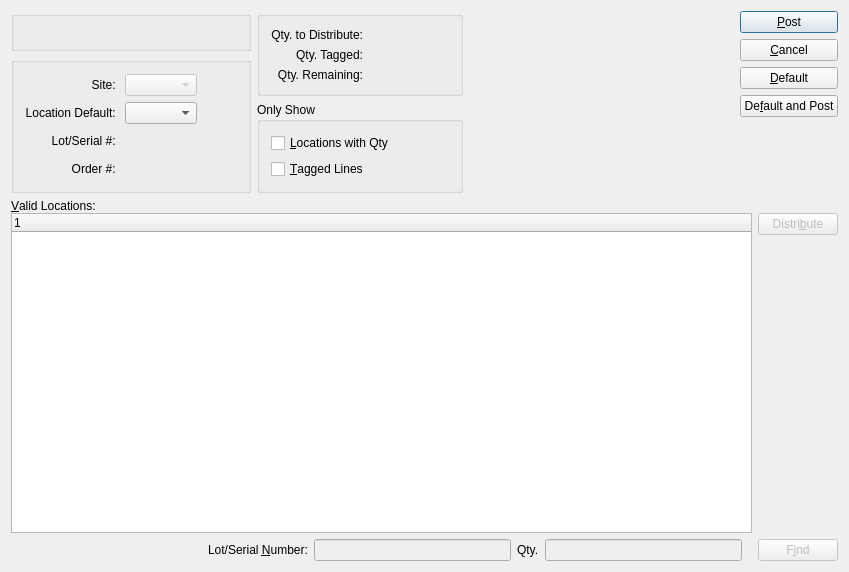
<?xml version="1.0" encoding="UTF-8"?>
<ui version="4.0">
 <comment>This file is part of the xTuple ERP: PostBooks Edition, a free and
open source Enterprise Resource Planning software suite,
Copyright (c) 1999-2011 by OpenMFG LLC, d/b/a xTuple.
It is licensed to you under the Common Public Attribution License
version 1.0, the full text of which (including xTuple-specific Exhibits)
is available at www.xtuple.com/CPAL.  By using this software, you agree
to be bound by its terms.</comment>
 <class>distributeInventory</class>
 <widget class="QDialog" name="distributeInventory">
  <property name="geometry">
   <rect>
    <x>0</x>
    <y>0</y>
    <width>849</width>
    <height>572</height>
   </rect>
  </property>
  <property name="windowTitle">
   <string>Distribute Stock To/From Site Locations</string>
  </property>
  <layout class="QGridLayout" name="gridLayout_10">
   <item row="0" column="0">
    <layout class="QHBoxLayout" name="horizontalLayout_3">
     <item>
      <layout class="QGridLayout" name="gridLayout_7">
       <item row="0" column="0">
        <widget class="QGroupBox" name="_itemGroup">
         <property name="title">
          <string/>
         </property>
         <layout class="QGridLayout" name="gridLayout">
          <item row="0" column="0">
           <widget class="ItemCluster" name="_item"/>
          </item>
         </layout>
        </widget>
       </item>
       <item row="0" column="1" rowspan="2">
        <widget class="QGroupBox" name="_qtyGroup">
         <property name="title">
          <string/>
         </property>
         <layout class="QGridLayout" name="gridLayout_4">
          <item row="0" column="0">
           <widget class="QLabel" name="_toDistributeLit">
            <property name="text">
             <string>Qty. to Distribute:</string>
            </property>
            <property name="alignment">
             <set>Qt::AlignRight|Qt::AlignTrailing|Qt::AlignVCenter</set>
            </property>
           </widget>
          </item>
          <item row="0" column="1">
           <widget class="XLabel" name="_qtyToDistribute">
            <property name="minimumSize">
             <size>
              <width>80</width>
              <height>0</height>
             </size>
            </property>
            <property name="text">
             <string/>
            </property>
            <property name="alignment">
             <set>Qt::AlignRight|Qt::AlignTrailing|Qt::AlignVCenter</set>
            </property>
           </widget>
          </item>
          <item row="1" column="0">
           <widget class="QLabel" name="_taggedLit">
            <property name="text">
             <string>Qty. Tagged:</string>
            </property>
            <property name="alignment">
             <set>Qt::AlignRight|Qt::AlignTrailing|Qt::AlignVCenter</set>
            </property>
           </widget>
          </item>
          <item row="1" column="1">
           <widget class="XLabel" name="_qtyTagged">
            <property name="minimumSize">
             <size>
              <width>80</width>
              <height>0</height>
             </size>
            </property>
            <property name="text">
             <string/>
            </property>
            <property name="alignment">
             <set>Qt::AlignRight|Qt::AlignTrailing|Qt::AlignVCenter</set>
            </property>
           </widget>
          </item>
          <item row="2" column="0">
           <widget class="QLabel" name="_remainingLit">
            <property name="text">
             <string>Qty. Remaining:</string>
            </property>
            <property name="alignment">
             <set>Qt::AlignRight|Qt::AlignTrailing|Qt::AlignVCenter</set>
            </property>
           </widget>
          </item>
          <item row="2" column="1">
           <widget class="XLabel" name="_qtyRemaining">
            <property name="minimumSize">
             <size>
              <width>80</width>
              <height>0</height>
             </size>
            </property>
            <property name="text">
             <string/>
            </property>
            <property name="alignment">
             <set>Qt::AlignRight|Qt::AlignTrailing|Qt::AlignVCenter</set>
            </property>
           </widget>
          </item>
         </layout>
        </widget>
       </item>
       <item row="1" column="0" rowspan="2">
        <widget class="QGroupBox" name="_detailGroup">
         <property name="title">
          <string/>
         </property>
         <layout class="QGridLayout" name="gridLayout_2">
          <item row="0" column="0">
           <widget class="QLabel" name="_warehouseLit">
            <property name="text">
             <string>  Site: </string>
            </property>
            <property name="alignment">
             <set>Qt::AlignRight|Qt::AlignTrailing|Qt::AlignVCenter</set>
            </property>
            <property name="margin">
             <number>2</number>
            </property>
            <property name="buddy">
             <cstring>_warehouse</cstring>
            </property>
           </widget>
          </item>
          <item row="0" column="1">
           <layout class="QHBoxLayout" name="_warehouseLayout">
            <property name="spacing">
             <number>0</number>
            </property>
            <item>
             <widget class="WComboBox" name="_warehouse">
              <property name="enabled">
               <bool>false</bool>
              </property>
             </widget>
            </item>
            <item>
             <spacer name="_warehouseSpacer">
              <property name="orientation">
               <enum>Qt::Horizontal</enum>
              </property>
              <property name="sizeType">
               <enum>QSizePolicy::Expanding</enum>
              </property>
              <property name="sizeHint" stdset="0">
               <size>
                <width>20</width>
                <height>0</height>
               </size>
              </property>
             </spacer>
            </item>
           </layout>
          </item>
          <item row="1" column="0">
           <widget class="QLabel" name="_locationDefaultLit">
            <property name="text">
             <string>Location Default: </string>
            </property>
            <property name="alignment">
             <set>Qt::AlignRight|Qt::AlignTrailing|Qt::AlignVCenter</set>
            </property>
            <property name="margin">
             <number>2</number>
            </property>
            <property name="buddy">
             <cstring>_locations</cstring>
            </property>
           </widget>
          </item>
          <item row="1" column="1">
           <layout class="QHBoxLayout" name="_locationsLayout">
            <item>
             <widget class="XComboBox" name="_locations">
              <property name="enabled">
               <bool>true</bool>
              </property>
              <property name="sizePolicy">
               <sizepolicy hsizetype="Expanding" vsizetype="Fixed">
                <horstretch>0</horstretch>
                <verstretch>0</verstretch>
               </sizepolicy>
              </property>
              <property name="minimumSize">
               <size>
                <width>0</width>
                <height>20</height>
               </size>
              </property>
              <property name="allowNull">
               <bool>false</bool>
              </property>
              <property name="defaultCode">
               <enum>XComboBox::First</enum>
              </property>
             </widget>
            </item>
            <item>
             <spacer name="_locationsSpcer">
              <property name="orientation">
               <enum>Qt::Horizontal</enum>
              </property>
              <property name="sizeHint" stdset="0">
               <size>
                <width>40</width>
                <height>0</height>
               </size>
              </property>
             </spacer>
            </item>
           </layout>
          </item>
          <item row="2" column="0">
           <widget class="QLabel" name="_lotSerialLit">
            <property name="text">
             <string>       Lot/Serial #: </string>
            </property>
            <property name="alignment">
             <set>Qt::AlignRight|Qt::AlignTrailing|Qt::AlignVCenter</set>
            </property>
            <property name="margin">
             <number>3</number>
            </property>
           </widget>
          </item>
          <item row="2" column="1">
           <widget class="QLabel" name="_lotSerial">
            <property name="sizePolicy">
             <sizepolicy hsizetype="Expanding" vsizetype="Preferred">
              <horstretch>0</horstretch>
              <verstretch>0</verstretch>
             </sizepolicy>
            </property>
            <property name="text">
             <string/>
            </property>
            <property name="margin">
             <number>2</number>
            </property>
           </widget>
          </item>
          <item row="3" column="0">
           <widget class="QLabel" name="_orderLit">
            <property name="text">
             <string>Order #: </string>
            </property>
            <property name="alignment">
             <set>Qt::AlignRight|Qt::AlignTrailing|Qt::AlignVCenter</set>
            </property>
            <property name="margin">
             <number>3</number>
            </property>
           </widget>
          </item>
          <item row="3" column="1">
           <widget class="QLabel" name="_order">
            <property name="sizePolicy">
             <sizepolicy hsizetype="Expanding" vsizetype="Preferred">
              <horstretch>0</horstretch>
              <verstretch>0</verstretch>
             </sizepolicy>
            </property>
            <property name="text">
             <string/>
            </property>
            <property name="margin">
             <number>2</number>
            </property>
           </widget>
          </item>
         </layout>
        </widget>
       </item>
       <item row="2" column="1">
        <widget class="QGroupBox" name="_showGroup">
         <property name="title">
          <string>Only Show</string>
         </property>
         <layout class="QGridLayout" name="gridLayout_6">
          <item row="0" column="0">
           <layout class="QVBoxLayout" name="verticalLayout_2">
            <item>
             <widget class="XCheckBox" name="_qtyOnly">
              <property name="text">
               <string>&amp;Locations with Qty</string>
              </property>
             </widget>
            </item>
            <item>
             <widget class="XCheckBox" name="_taggedOnly">
              <property name="text">
               <string>&amp;Tagged Lines</string>
              </property>
             </widget>
            </item>
            <item>
             <spacer name="verticalSpacer_2">
              <property name="orientation">
               <enum>Qt::Vertical</enum>
              </property>
              <property name="sizeHint" stdset="0">
               <size>
                <width>20</width>
                <height>0</height>
               </size>
              </property>
             </spacer>
            </item>
           </layout>
          </item>
         </layout>
        </widget>
       </item>
      </layout>
     </item>
     <item>
      <spacer name="horizontalSpacer_2">
       <property name="orientation">
        <enum>Qt::Horizontal</enum>
       </property>
       <property name="sizeHint" stdset="0">
        <size>
         <width>0</width>
         <height>20</height>
        </size>
       </property>
      </spacer>
     </item>
     <item>
      <layout class="QHBoxLayout">
       <item>
        <layout class="QVBoxLayout">
         <property name="spacing">
          <number>0</number>
         </property>
         <item>
          <layout class="QVBoxLayout">
           <item>
            <widget class="QPushButton" name="_post">
             <property name="text">
              <string>&amp;Post</string>
             </property>
             <property name="default">
              <bool>true</bool>
             </property>
            </widget>
           </item>
           <item>
            <widget class="QPushButton" name="_cancel">
             <property name="text">
              <string>&amp;Cancel</string>
             </property>
            </widget>
           </item>
           <item>
            <widget class="QPushButton" name="_default">
             <property name="text">
              <string>&amp;Default</string>
             </property>
            </widget>
           </item>
           <item>
            <widget class="QPushButton" name="_defaultAndPost">
             <property name="text">
              <string>De&amp;fault and Post</string>
             </property>
            </widget>
           </item>
          </layout>
         </item>
         <item>
          <spacer>
           <property name="orientation">
            <enum>Qt::Vertical</enum>
           </property>
           <property name="sizeType">
            <enum>QSizePolicy::Expanding</enum>
           </property>
           <property name="sizeHint" stdset="0">
            <size>
             <width>20</width>
             <height>0</height>
            </size>
           </property>
          </spacer>
         </item>
        </layout>
       </item>
      </layout>
     </item>
    </layout>
   </item>
   <item row="1" column="0">
    <widget class="QFrame" name="_frame">
     <property name="sizePolicy">
      <sizepolicy hsizetype="Preferred" vsizetype="Expanding">
       <horstretch>0</horstretch>
       <verstretch>1</verstretch>
      </sizepolicy>
     </property>
     <property name="frameShape">
      <enum>QFrame::NoFrame</enum>
     </property>
     <property name="frameShadow">
      <enum>QFrame::Raised</enum>
     </property>
     <layout class="QGridLayout" name="gridLayout_9">
      <property name="margin">
       <number>0</number>
      </property>
      <item row="0" column="0">
       <layout class="QVBoxLayout" name="verticalLayout_3">
        <property name="spacing">
         <number>0</number>
        </property>
        <item>
         <widget class="QLabel" name="_validLocationsLit">
          <property name="text">
           <string>&amp;Valid Locations:</string>
          </property>
          <property name="buddy">
           <cstring>_itemloc</cstring>
          </property>
         </widget>
        </item>
        <item>
         <layout class="QGridLayout" name="gridLayout_8">
          <item row="0" column="0">
           <widget class="XTreeWidget" name="_itemloc">
            <property name="sizePolicy">
             <sizepolicy hsizetype="Expanding" vsizetype="Expanding">
              <horstretch>0</horstretch>
              <verstretch>0</verstretch>
             </sizepolicy>
            </property>
            <property name="minimumSize">
             <size>
              <width>0</width>
              <height>100</height>
             </size>
            </property>
            <zorder>qt_scrollarea_viewport</zorder>
           </widget>
          </item>
          <item row="0" column="1">
           <layout class="QVBoxLayout">
            <item>
             <widget class="QPushButton" name="_distribute">
              <property name="enabled">
               <bool>false</bool>
              </property>
              <property name="text">
               <string>Distri&amp;bute</string>
              </property>
             </widget>
            </item>
            <item>
             <spacer>
              <property name="orientation">
               <enum>Qt::Vertical</enum>
              </property>
              <property name="sizeHint" stdset="0">
               <size>
                <width>20</width>
                <height>40</height>
               </size>
              </property>
             </spacer>
            </item>
           </layout>
          </item>
          <item row="1" column="0">
           <layout class="QHBoxLayout">
            <property name="rightMargin">
             <number>10</number>
            </property>
            <item>
             <spacer>
              <property name="orientation">
               <enum>Qt::Horizontal</enum>
              </property>
              <property name="sizeHint" stdset="0">
               <size>
                <width>40</width>
                <height>20</height>
               </size>
              </property>
             </spacer>
            </item>
            <item>
             <widget class="QLabel" name="_bcLit">
              <property name="text">
               <string>Lot/Serial &amp;Number:</string>
              </property>
              <property name="buddy">
               <cstring>_bc</cstring>
              </property>
             </widget>
            </item>
            <item>
             <widget class="QLineEdit" name="_bc">
              <property name="enabled">
               <bool>false</bool>
              </property>
             </widget>
            </item>
            <item>
             <widget class="QLabel" name="_bcQtyLit">
              <property name="text">
               <string>Qty.</string>
              </property>
              <property name="buddy">
               <cstring>_bcQty</cstring>
              </property>
             </widget>
            </item>
            <item>
             <widget class="QLineEdit" name="_bcQty">
              <property name="enabled">
               <bool>false</bool>
              </property>
             </widget>
            </item>
           </layout>
          </item>
          <item row="1" column="1">
           <widget class="QPushButton" name="_bcDistribute">
            <property name="enabled">
             <bool>false</bool>
            </property>
            <property name="text">
             <string>F&amp;ind</string>
            </property>
           </widget>
          </item>
         </layout>
        </item>
       </layout>
      </item>
     </layout>
    </widget>
   </item>
  </layout>
 </widget>
 <layoutdefault spacing="6" margin="11"/>
 <pixmapfunction>qPixmapFromMimeSource</pixmapfunction>
 <customwidgets>
  <customwidget>
   <class>ItemCluster</class>
   <extends>QWidget</extends>
   <header>itemcluster.h</header>
  </customwidget>
  <customwidget>
   <class>WComboBox</class>
   <extends>XComboBox</extends>
   <header>wcombobox.h</header>
  </customwidget>
  <customwidget>
   <class>XCheckBox</class>
   <extends>QCheckBox</extends>
   <header>xcheckbox.h</header>
  </customwidget>
  <customwidget>
   <class>XComboBox</class>
   <extends>QComboBox</extends>
   <header>xcombobox.h</header>
  </customwidget>
  <customwidget>
   <class>XLabel</class>
   <extends>QLabel</extends>
   <header>xlabel.h</header>
  </customwidget>
  <customwidget>
   <class>XTreeWidget</class>
   <extends>QTreeWidget</extends>
   <header>xtreewidget.h</header>
   <container>1</container>
  </customwidget>
 </customwidgets>
 <tabstops>
  <tabstop>_defaultAndPost</tabstop>
  <tabstop>_default</tabstop>
  <tabstop>_cancel</tabstop>
  <tabstop>_post</tabstop>
  <tabstop>_warehouse</tabstop>
  <tabstop>_locations</tabstop>
  <tabstop>_taggedOnly</tabstop>
  <tabstop>_qtyOnly</tabstop>
  <tabstop>_itemloc</tabstop>
  <tabstop>_bc</tabstop>
  <tabstop>_bcQty</tabstop>
  <tabstop>_distribute</tabstop>
 </tabstops>
 <resources/>
 <connections>
  <connection>
   <sender>_item</sender>
   <signal>newId(int)</signal>
   <receiver>_warehouse</receiver>
   <slot>findItemsites(int)</slot>
   <hints>
    <hint type="sourcelabel">
     <x>20</x>
     <y>20</y>
    </hint>
    <hint type="destinationlabel">
     <x>126</x>
     <y>114</y>
    </hint>
   </hints>
  </connection>
  <connection>
   <sender>_item</sender>
   <signal>warehouseIdChanged(int)</signal>
   <receiver>_warehouse</receiver>
   <slot>setId(int)</slot>
   <hints>
    <hint type="sourcelabel">
     <x>20</x>
     <y>20</y>
    </hint>
    <hint type="destinationlabel">
     <x>126</x>
     <y>114</y>
    </hint>
   </hints>
  </connection>
  <connection>
   <sender>_cancel</sender>
   <signal>clicked()</signal>
   <receiver>distributeInventory</receiver>
   <slot>reject()</slot>
   <hints>
    <hint type="sourcelabel">
     <x>699</x>
     <y>67</y>
    </hint>
    <hint type="destinationlabel">
     <x>381</x>
     <y>181</y>
    </hint>
   </hints>
  </connection>
  <connection>
   <sender>_itemloc</sender>
   <signal>valid(bool)</signal>
   <receiver>_distribute</receiver>
   <slot>setEnabled(bool)</slot>
   <hints>
    <hint type="sourcelabel">
     <x>601</x>
     <y>241</y>
    </hint>
    <hint type="destinationlabel">
     <x>700</x>
     <y>207</y>
    </hint>
   </hints>
  </connection>
 </connections>
</ui>
